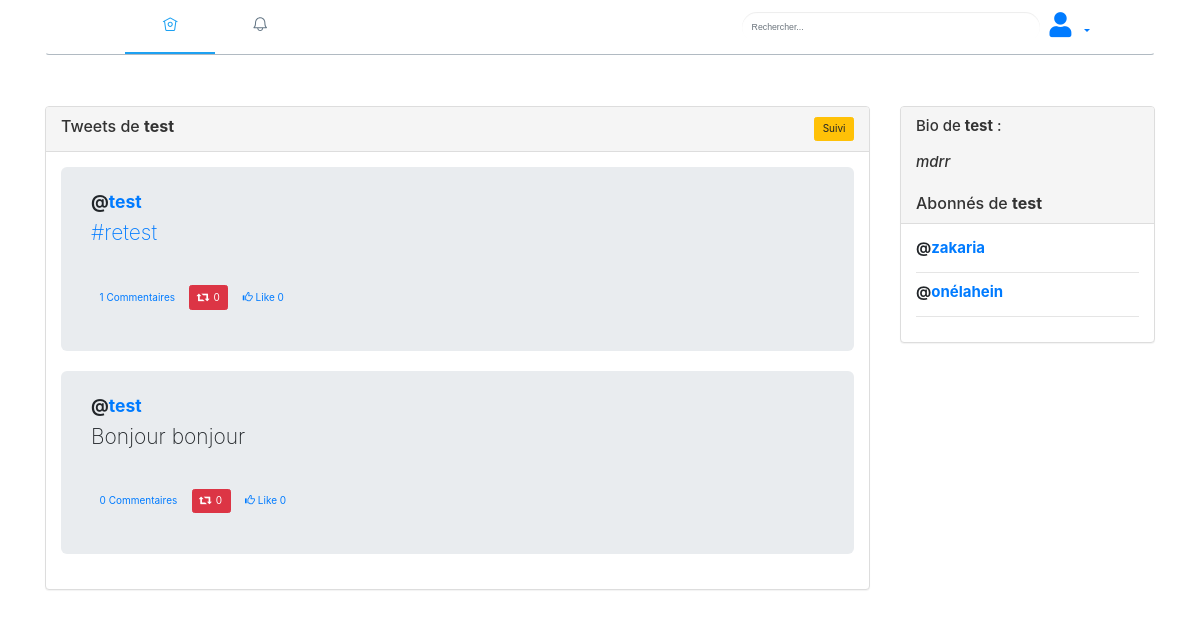
Page /views/user_tweets.php?data=test (signed in) on the committed database.
### tables this page shows
CREATE TABLE IF NOT EXISTS `tweet` (
  `id` int NOT NULL AUTO_INCREMENT,
  `id_user` int NOT NULL,
  `content` text NOT NULL,
  `id_hashtag` int DEFAULT NULL,
  `id_user_mention` int DEFAULT NULL,
  `id_media` int DEFAULT NULL,
  `date` datetime NOT NULL,
  PRIMARY KEY (`id`),
  KEY `id_hashtag` (`id_hashtag`),
  KEY `id_user_mention` (`id_user_mention`),
  KEY `id_media` (`id_media`),
  KEY `id_user` (`id_user`)
);

CREATE TABLE IF NOT EXISTS `users` (
  `id` int NOT NULL AUTO_INCREMENT,
  `nickname` varchar(255) NOT NULL,
  `birthday` date NOT NULL,
  `email` varchar(255) NOT NULL,
  `password` varchar(255) NOT NULL,
  `registration_date` datetime NOT NULL,
  `bio` text,
  `theme` varchar(255) NOT NULL,
  PRIMARY KEY (`id`),
  UNIQUE KEY `email` (`email`),
  UNIQUE KEY `nickname` (`nickname`)
);

### views/user_tweets.php (the view, shortened to what this page needs)
<?php
include('../connect/functions.php');
$query = "
SELECT users.bio as 'bio',users.*, tweet.* FROM tweet
INNER JOIN users ON users.id = tweet.id_user
WHERE users.nickname = '" . $_GET["data"] . "'
GROUP BY tweet.id
ORDER BY tweet.id DESC
";
$statement = $connect->prepare($query);
$statement->execute();
$total_row = $statement->rowCount();
$user_id = Get_user_id($connect, $_GET["data"]);
?>
<html>
<head>
	<link rel="stylesheet" href="https://maxcdn.bootstrapcdn.com/bootstrap/3.3.7/css/bootstrap.min.css">
	<link rel="stylesheet" href="../css/style1.css">
	<link rel="stylesheet" href="../css/dark.css">
</head>
<body>
	<div class="container">
		<?php
		include('menu.php');
		?>
		<div>
		</div>
		<div class="row">
			<?php
			if ($total_row > 0) {
				$result = $statement->fetchAll();
			?>
				<div class="col-md-9">
					<div class="panel panel-default">
						<div class="panel-heading">
							<div class="row">
								<div class="col-md-6">
									<h3 class="panel-title">Tweets de <?php echo '<b>' . ' ' . $_GET["data"] . '</b>'; ?></h3>
								</div>
								<div class="col-md-6" style="text-align:right;">
									<?php
									if ($user_id != $_SESSION["user_id"]) {
										echo bouton_follow($connect, $user_id, $_SESSION["user_id"]);
									}
									?>
								</div>
							</div>
						</div>
						<div class="panel-body">
							<?php
							foreach ($result as $row) {
								$repost = 'disabled';
								if ($row['id_user'] != $_SESSION['user_id']) {
									$repost = '';
								}
								echo '
							<div class="jumbotron" style="padding:24px 30px 24px 30px">
								<div class="row">
									<div class="col-md-10">
										<h3><b>@<a href="/views/user_tweets.php?data=' . $row["nickname"] . '">' . $row["nickname"] . '</a></b></h3>
										<p>' . toMention($row["content"]) . '<br /><br />
										<button type="button" class="btn btn-link post_comment" id="' . $row["id"] . '" data-user_id="' . $row["id"] . '">' . count_comment($connect, $row["id"]) . ' Commentaires</button>
										<button type="button" class="btn btn-danger repost" data-post_id="' . $row["id"] . '" ' . $repost . '><span class="glyphicon glyphicon-retweet"></span>&nbsp;&nbsp;' . count_retweet($connect, $row["id"]) . '</button>
										<button type="button" class="btn btn-link like_button" data-post_id="' . $row["id"] . '"><span class="glyphicon glyphicon-thumbs-up"></span> Like ' . count_total_post_like($connect, $row["id"]) . '</button>
										</p>
										<div id="comment_form' . $row["id"] . '" style="display:none;">
											<span id="old_comment' . $row["id"] . '"></span>
											<div class="form-group">
												<textarea name="comment" class="form-control" id="comment' . $row["id"] . '"></textarea>
											</div>
											<div class="form-group" align="right">
												<button type="button" name="submit_comment" class="btn btn-primary btn-xs submit_comment" data-post_id="' . $row["id"] . '">Commenter</button>
											</div>
										</div>
									</div>
								</div>
							</div>
							';
							}
							?>
						</div>
					</div>
				</div>
				<div class="col-md-3">
					<div class="panel panel-default">
						<div class="panel-heading">
							<h4>Bio de <b><?php echo  ' ' . $_GET["data"]; ?></b> : <br> <br> <i><?php echo $row["bio"]; ?> </i><br><br></h4>
							<h3 class="panel-title">Abonnés de <b><?php echo  ' ' . $_GET["data"]; ?></b></h3>
						</div>
						<div class="panel-body">
							<?php
							$follower_query = "
						SELECT * FROM users
							INNER JOIN link_user_follower_user_following
							ON link_user_follower_user_following.id_following = users.id
							WHERE link_user_follower_user_following.id_follower = '" . $user_id . "'
						";
							$statement = $connect->prepare($follower_query);
							$statement->execute();
							$follower_result = $statement->fetchAll();
							foreach ($follower_result as $follower_row) {
								echo '
							<div class="row">
								<div class="col-md-8">
									<h4><b>@<a href="/views/user_tweets.php?data=' . $follower_row["nickname"] . '">' . $follower_row["nickname"] . '</a></b></h4>
								</div>
							</div>
							<hr />
							';
							}
							?>
						</div>
					</div>
				</div>
			<?php
			} else {
				echo '<h3 style="text-align:center;color:red;">Aucun tweet trouvé</h3>';
			}
			?>
		</div>
	</div>
</body>
</html>

### css/dark.css (style rules this page uses)
* { box-sizing: border-box; }
body { background-color: #fafafa; align-items: center; justify-content: center; margin: 0; transition: background 0.2s linear; }
@media (prefers-color-scheme: light) { body { background:#fff; color: #424242; } }

### rows in the picture
tweet: id_user.nickname "test", content "#retest", id "1", id "0"
tweet: id_user.nickname "test", content "Bonjour bonjour", id "0"
users: bio "mdrr"
users: nickname "zakaria"
users: nickname "onélahein"

### other values in the picture
$_GET["data"] "test"
